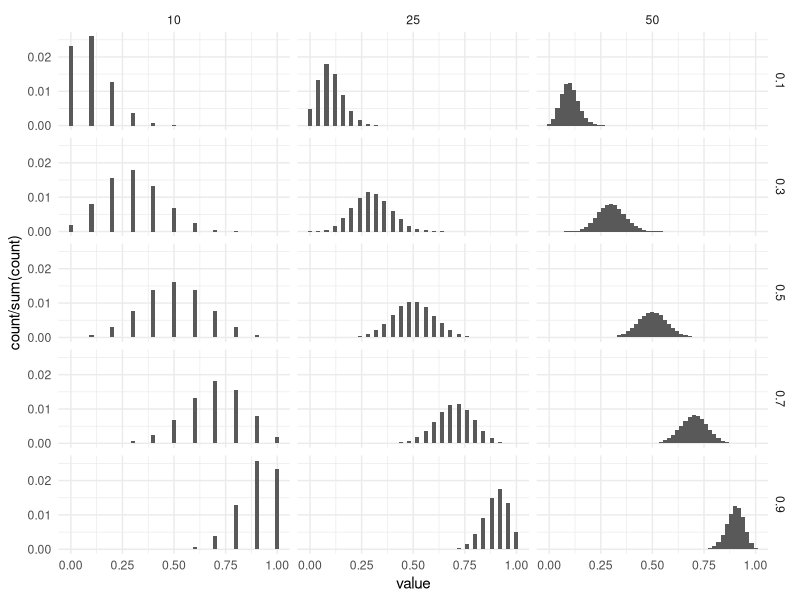

Reproduce this figure in R.
library(tidyverse)

set.seed(1)

n_vals <- c(10, 25, 50)
p_vals <- seq(0.1, 0.9, 0.2)

df <- as_tibble(expand.grid(n = n_vals, p = p_vals)) %>%
  mutate()

generateTable <- function(n, p) {
  as_tibble(expand.grid(
    n = n,
    p = p,
    value = map_dbl(1:50000, ~ mean(rbinom(n, 1, p)))
  ))
}

r <- tibble(n = numeric(0),
            p = numeric(0),
            value = numeric(0))

for (i in seq(nrow(df))) {
  n <- df$n[i]
  p <- df$p[i]
  r <- bind_rows(r, generateTable(n, p))
}

ggplot(r, aes(value)) +
  geom_histogram(aes(y = after_stat(count / sum(count))), binwidth = 0.02) +
  facet_grid(rows = vars(p), cols = vars(n)) +
  theme_minimal()
